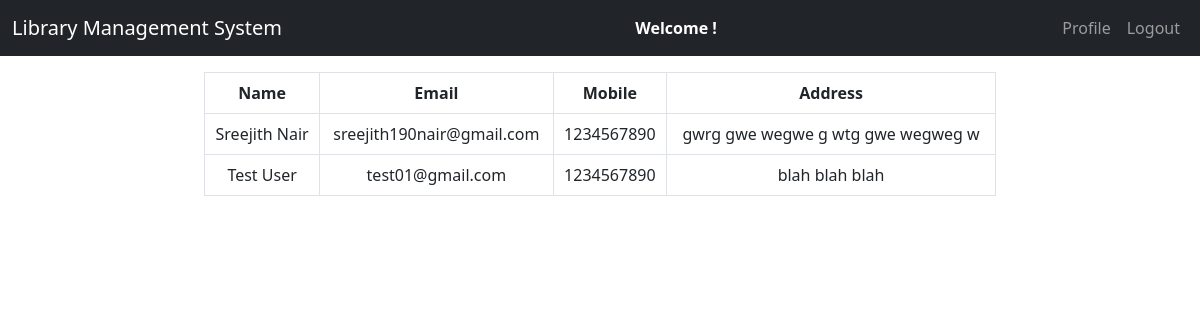
The page /admin/registered_users.php on the database its author committed.
### tables this page shows
CREATE TABLE `users` (
  `id` int(11) NOT NULL,
  `name` varchar(100) NOT NULL,
  `email` varchar(100) NOT NULL,
  `password` varchar(100) NOT NULL,
  `mobile` int(10) NOT NULL,
  `address` text NOT NULL
);

### admin/registered_users.php (the view, shortened to what this page needs)
<!doctype html>
<html lang="en">
<head>
    <link href="https://cdn.jsdelivr.net/npm/bootstrap@5.2.2/dist/css/bootstrap.min.css" rel="stylesheet">
    <link rel="stylesheet" href="../css/style.css">
</head>
<body>
    <nav class="navbar navbar-expand-lg navbar-dark bg-dark">
        <div class="container-fluid">
            <div class="navbar-header">
                <a href="admin_dashboard.php" class="navbar-brand">Library Management System</a>
            </div>
            <span><strong class="text-white">Welcome <?php echo $_SESSION["name"]; ?>!</strong></span>
            <ul class="nav navbar-nav navbar-right">
                <li class="nav-item">
                    <a href="view_profile.php" class="nav-link">Profile</a>
                </li>
                <li class="nav-item">
                    <a href="logout.php" class="nav-link">Logout</a>
                </li>
            </ul>
        </div>
    </nav>
    <div class="row">
        <div class="col-md-2"></div>
        <div class="col-md-8">
            <table class="table table-bordered top" style="text-align:center;">
                <thead>
                    <tr>
                        <th scope="col">Name</th>
                        <th scope="col">Email</th>
                        <th scope="col">Mobile</th>
                        <th scope="col">Address</th>
                    </tr>
                </thead>
                <?php
                    $connection = mysqli_connect("localhost", "root", "", "lms");
                    $query = "SELECT * FROM users";
                    $query_run = mysqli_query($connection, $query);
                    while ($row = mysqli_fetch_assoc($query_run)) {
                        $name = $row["name"];
                        $email = $row["email"];
                        $mobile = $row["mobile"];
                        $address = $row["address"];
                ?>
                <tbody>
                    <tr>
                        <td><?php echo $name; ?></td>
                        <td><?php echo $email; ?></td>
                        <td><?php echo $mobile; ?></td>
                        <td><?php echo $address; ?></td>
                    </tr>
                </tbody>
                <?php    } ?>
            </table>
        </div>
        <div class="col-md-2"></div>
    </div>
</body>
</html>

### css/style.css (style rules this page uses)
.top { margin-top: 1rem; }

### rows shown on the page
users: name "Sreejith Nair", email "sreejith190nair@gmail.com", mobile "1234567890", address "gwrg gwe wegwe g wtg gwe wegweg w"
users: name "Test User", email "test01@gmail.com", mobile "1234567890", address "blah blah blah"
